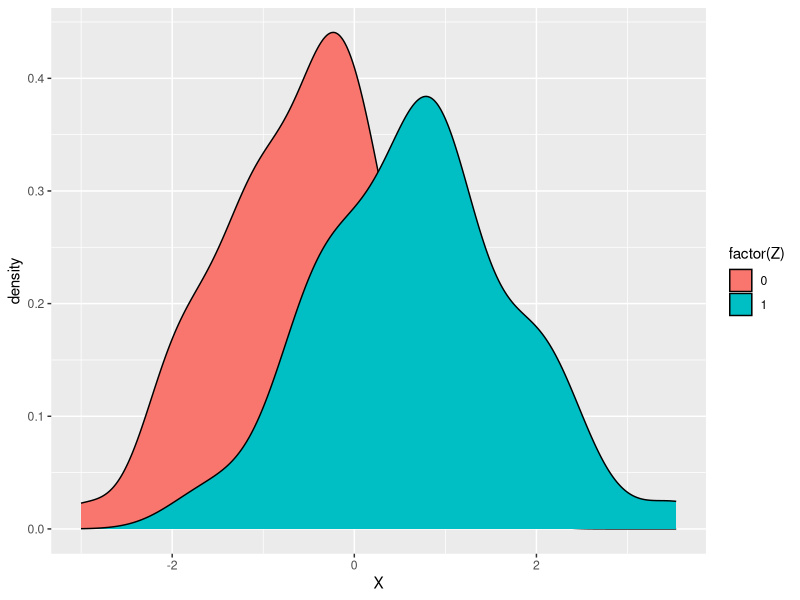
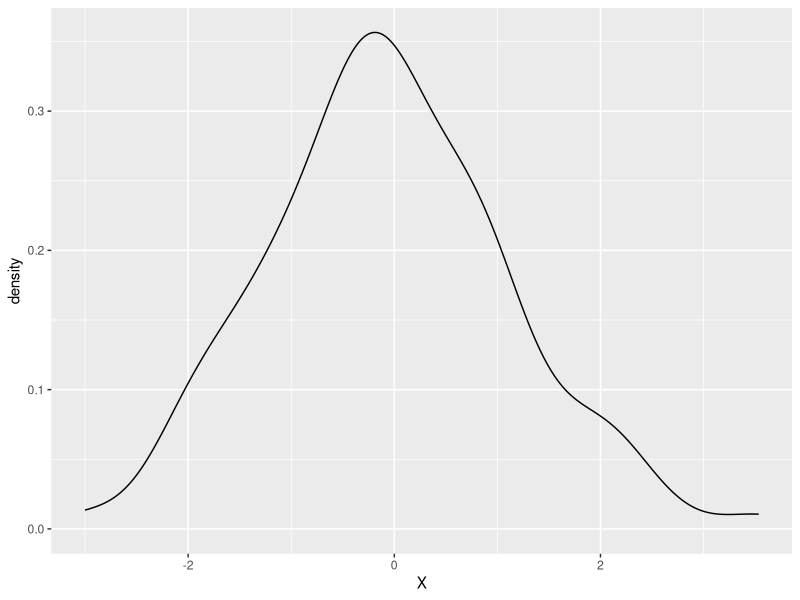

The R script that drew these images, in order:
################################################################################
#################_____________________________________________##################
#################                                             ##################
#################  Lista de Fixação 6: Escore de Fisher e EM  ##################
#################_____________________________________________##################
#################                                             ##################
################################################################################

# Semestre: 2/2021
# Monitor: Rodrigo Ferrari Lucas Lassance
# Lista: https://www.overleaf.com/project/617c46fb34d1661acc0f77c3


###############################################################################
#######################   Questao 1 - Escore de Fisher  #######################
###############################################################################

##(a)
set.seed(42)
n <- 30
theta <- 0.5

X <- rexp(n, 1)
Y <- rpois(n, theta*X)

##(b)
## Escore: -SOMA(X) + SOMA(Y)/theta => EMV de theta = SOMA(Y)/SOMA(X)
## Matriz Informação de Fisher esperada: SOMA(X)/theta

##(c)
escore_fisher <- function(Y, X, iter, eps = 0.001, theta0){
  theta <- theta0
  n <- length(Y)
  S.X <- sum(X)
  S.Y <- sum(Y)
  
  for(i in 1:iter){
    theta <- theta + (-S.X + S.Y/theta)/(S.X/theta)
  }
  return(theta)
}

sum(Y)/sum(X)
escore_fisher(Y, X, iter = 100, theta0 = 1)

###############################################################################
#########################    Questao 2 - Lloyd e EM   #########################
###############################################################################
library(ggplot2)

##(a)
set.seed(24)
n <- 100
theta <- c(-.5, .75)
Z <- rbinom(n, 1, .5)
X <- rnorm(n, theta[Z+1])

ggplot(data = data.frame(X,Z), aes(x = X, fill = factor(Z))) + geom_density()
ggplot(data = data.frame(X,Z), aes(x = X)) + geom_density()

##(b)
lloyd <- function(X, theta0, iter){
  theta <- theta0
  for(i in 1:iter){
    Z <- abs(theta[2] - X) < abs(theta[1] - X)
    theta[1] <- sum((1-Z)*X)/sum(1-Z)
    theta[2] <- sum(Z*X)/sum(Z)
  }
  return(theta)
}
lloyd(X, theta0 = c(0, .1), iter = 10^4)

##(c)
#P(Zi = 1 | Xi, theta) = 1/((1-p)*exp(-( (Xi-theta[1])^2 - (Xi-theta[2])^2 )/(2*sigma^2))/p + 1)

##(d)
EM_norm <- function(X, theta0, p, sigma, iter){
  theta <- theta0
  
  for(i in 1:iter){
    p1 <- 1/((1-p)*exp(-( (X-theta[1])^2 - (X-theta[2])^2 )/(2*sigma^2))/p + 1)
    p0 <- 1-p1
    theta[1] <- sum(p0*X)/sum(p0)
    theta[2] <- sum(p1*X)/sum(p1)
  }
  return(theta)
}

EM_norm(X, theta0 = c(0, .1), p = .5, sigma = 1, iter = 100)



###############################################################################
########################    Questao 3 - Algoritmo EM   ########################
###############################################################################

##(a)
set.seed(420)

n <- 100
theta <- c(1, 3)

Z <- rbinom(n, 1, .5)
X <- rexp(n, theta[Z+1])


##(b)
#P(Z = 1 | X, theta) = 1 / ( (1-p)*theta[1]*exp(-(theta[1] - theta[2])*X)/(p*theta[2]) + 1 )
EM_exp <- function(X, theta0, p, iter){
  theta <- theta0
  for(i in 1:iter){
    p1 <- 1/( (1-p)*theta[1]*exp(-(theta[1] - theta[2])*X)/(p*theta[2]) + 1 )
    p0 <- 1-p1
    
    theta[1] <- sum(p0)/sum(p0*X)
    theta[2] <- sum(p1)/sum(p1*X)
  }
  return(theta)
}

EM_exp(X, theta0 = c(.1,.2), p = .5, iter = 100)
